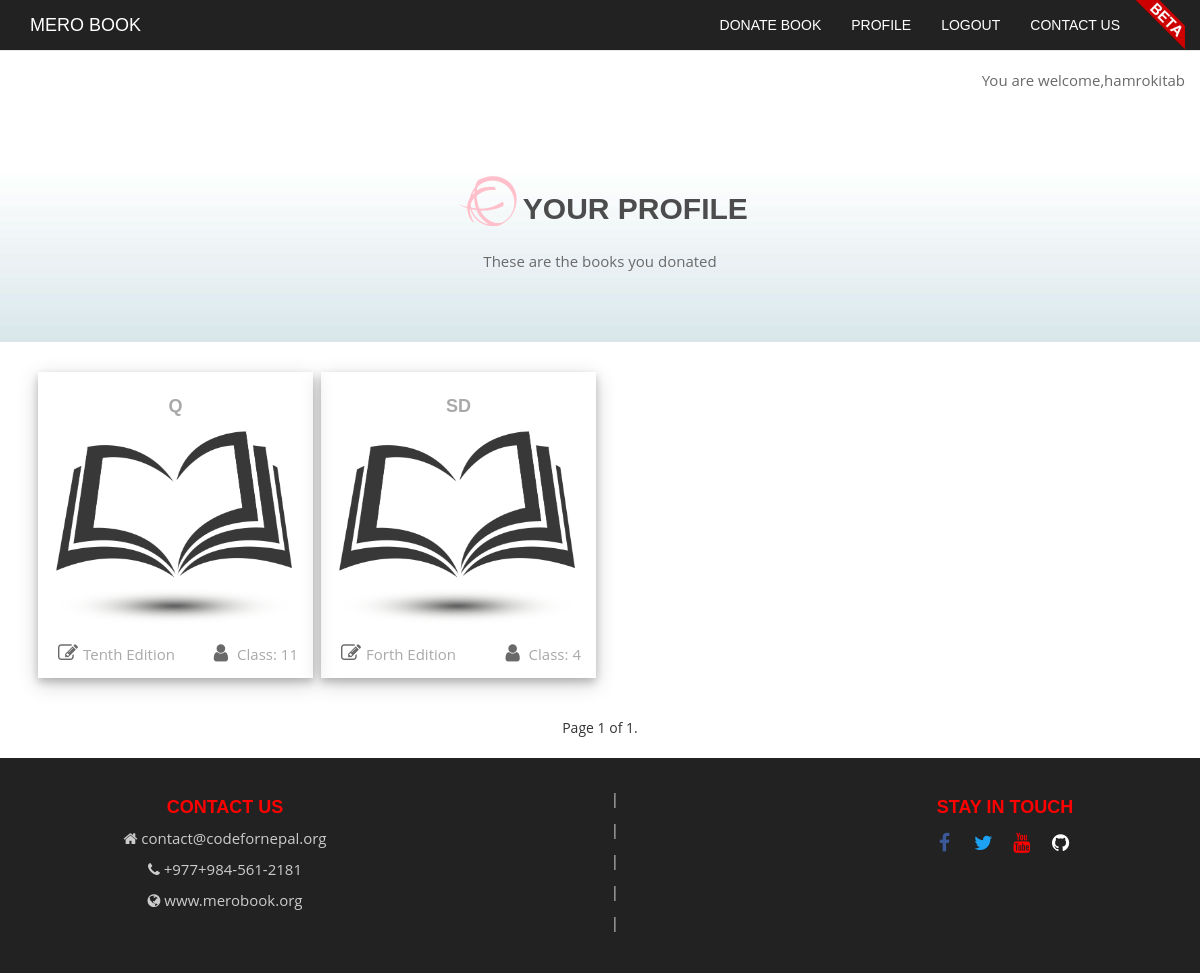
The page /profile/ (signed in) on the database as committed earlier.
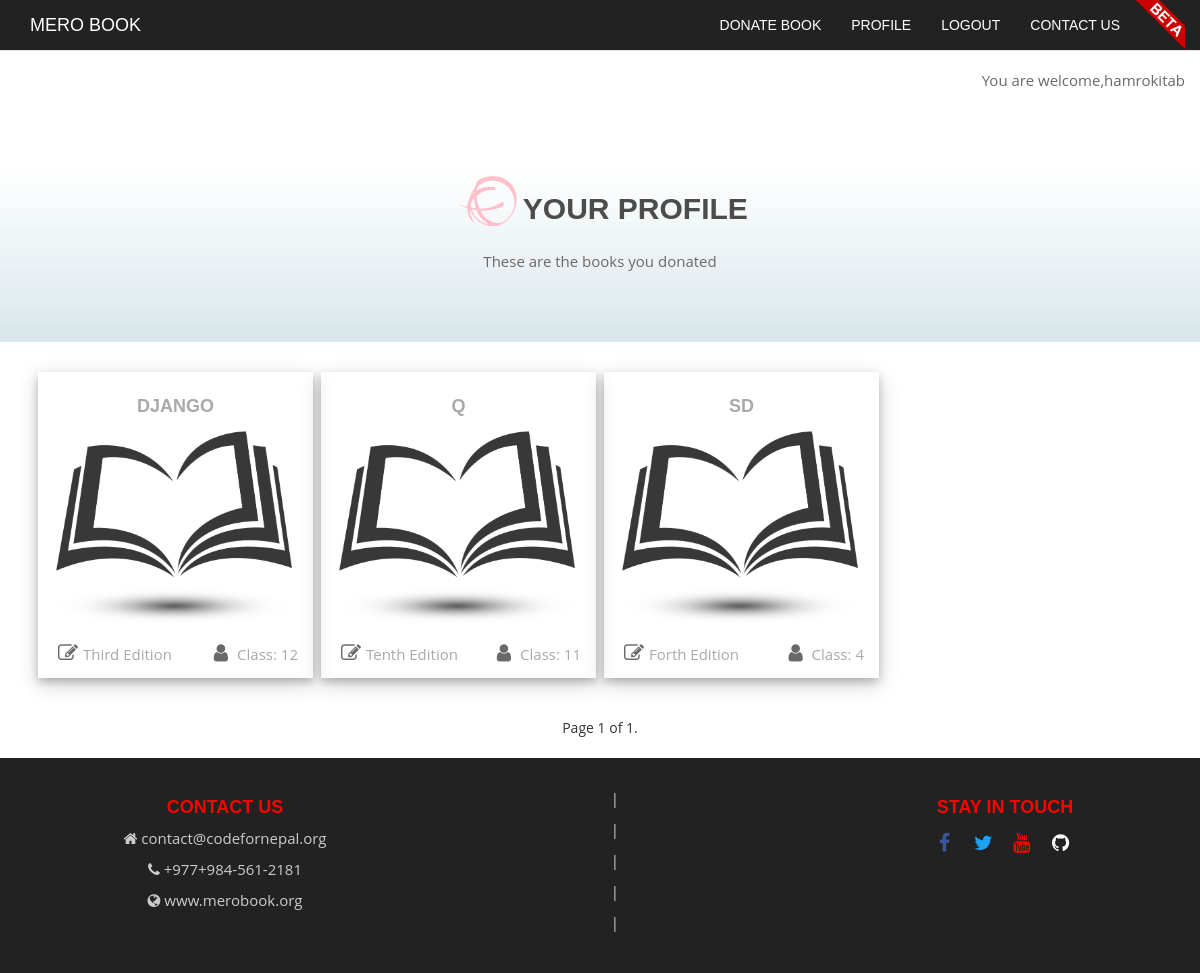
The same page on the database as committed later.
### donate/models.py (models this page shows, shortened)
class Details(models.Model):
    user= models.ForeignKey(settings.AUTH_USER_MODEL, null=True)
    Name = models.CharField(max_length=200)
    Class= models.IntegerField(validators=[MaxValueValidator(13), MinValueValidator(1)])
    Publisher= models.CharField(max_length=200)
    Edition= models.CharField(max_length=10, choices=EDITION_CHOICES)
    Status= models.CharField(max_length=10, choices=ST_CHOICES)
    Your_District= models.CharField(max_length=100)
    Ward_number= models.IntegerField(validators=[MaxValueValidator(36), MinValueValidator(1)])
    Phone_number= models.CharField(max_length=100)

### donate/views.py (the view)
# urls.py: url(r'^profile/$', donate_views.profile, name='profile'),
@login_required(login_url='/login/')
def profile(request):
    queryset_list = Details.objects.filter(user_id=request.user.id).order_by("-id")
    paginator = Paginator(queryset_list, 8)  # Show 25 contacts per page
    page_request_var = "page"
    page = request.GET.get(page_request_var)
    try:
        queryset = paginator.page(page)
    except PageNotAnInteger:
        queryset = paginator.page(1)
    except EmptyPage:
        queryset = paginator.page(paginator.num_pages)
    context = {
        "queryset_list": queryset,
        "page_request_var": page_request_var
    }
    return render(request, 'donate/profile.html', context)

### donate/templates/donate/profile.html (shortened to what this page needs)
{% extends 'donate/base.html' %}
{% load staticfiles %}
{% block baaki_css %}
<link rel = "stylesheet" href=" {% static 'donate/css/profile.css' %}">
{% endblock %}
{% block body %}
        <div  class="search_l">
          <div class="container">
             <div class="row">
                 <div class="welcome"> <p> You are welcome,{{request.user}}</p></div>
            </div>
              <div class="row">
                  <h2 class="wow fadeInUp"><i class="fa fa-ravelry" aria-hidden="true"></i>Your profile</h2>
                  <p class="wow fadeInUp" data-wow-delay="0.4s">These are the books you donated </p>
                    </div>
                  </div>
                    </div>
      <div class="hostel_ko_list">
      <div class="container">
{% for obj  in queryset_list %}
          <div class="border hvr-float col-lg-3 col-md-3  wow fadeInUp" data-wow-delay="0.1s "> <a href=' {% url "book_detail" id=obj.id %} ' ><h4>{{obj.Name}} </h4><img class="id3h " src="{% static 'donate/images/fav.png' %}"></a><div class="eta"><p><i class="fa fa-pencil-square-o" aria-hidden="true"></i>{{obj.Edition}} Edition</p></div> <div class="uta" ><p><i class="fa fa-user" aria-hidden="true"></i> Class: {{obj.Class}} </p></div></div>
{% endfor %}
</div>
<div class="pagin">
    <span class="step-links">
        <span class="current">
            Page {{ queryset_list.number }} of {{ queryset_list.paginator.num_pages }}.
        </span>
    </span>
</div>
      </div>
{% endblock %}

### donate/templates/donate/base.html (shortened to what this page needs)
{% load staticfiles %}
<!DOCTYPE html>
<html lang="en">
  <head>
    <link rel="stylesheet" href="{% static 'donate/css/bootstrap.min.css' %}" >
    <link rel="stylesheet" href="{% static 'donate/font-awesome-4.7.0/css/font-awesome.min.css' %}">
    <link rel="stylesheet" href="{% static 'donate/css/animate.min.css' %}">
    <link rel = "stylesheet" href=" {% static 'donate/css/stylesheet.css' %}">
                {% block baaki_css %}
                {% endblock %}
  </head>
  <body>
    <div id="myNavbar" class="navbar navbar-default navbar-fixed-top" role="navigation">
        <div class="container">
            <div class="navbar-header">
                <a href="{% url 'index' %}" class="navbar-brand">Mero Book</a>
            </div>
            <div class="navbar-collapse collapse">
                <ul class="nav navbar-nav navbar-right">
                    <li><a href="{% url 'donate_book' %}">Donate Book</a></li>
                    {% if user.is_authenticated %}
                    <li><a href="{% url 'profile' %}">Profile</a></li>
                    {% endif %}
                    {% if user.is_authenticated %}
                    <li><a href="{% url 'logout' %}">Logout</a></li>
                    {% endif %}
                    <li><a href="{% url 'contact_us' %}">Contact us</a></li>
                    <img class="beta" src="{% static 'donate/images/beta-banner_600.png' %}">
                </ul>
            </div>
        </div>
    </div>
{% block body %}
{% endblock %}
              <div id="footer" class="footer">
                  <div class="container">
                      <div class="row">
                          <div class="col-lg-4 col-md-4 footerko">
                              <h4 class="wow fadeInUp">Contact Us</h4>
                              <p><i class="fa fa-home" aria hidden="true"></i>  contact@codefornepal.org</p>
                              <p><i class="fa fa-phone" aria hidden="true"></i>  +977+984-561-2181</p>
                              <p><i class="fa fa-globe" aria hidden="true"></i>  www.merobook.org</p>
                          </div>
                          <div class="col-lg-4 col-md-4 footerko">
                              <p>|</p>
                              <p>|</p>
                              <p>|</p>
                              <p>|</p>
                              <p>|</p>
                          </div>
                          <div class="col-lg-4 col-md-4 footerko">
                              <h4 class="wow fadeInUp">Stay In Touch</h4>
                              <a href="https://www.facebook.com/codefornepal" target="_blank"><i class="social fa fa-facebook " style="color: #3B5998" aria hidden="true"></i></a>
                              <a href="https://www.twitter.com/codefornepal" target="_blank"><i class="social fa fa-twitter " style="color: #1DA1F2" aria hidden="true"></i></a>
                              <a href="https://www.youtube.com/codefornepal" target="_blank"><i class="social fa fa-youtube " style="color:red" aria hidden="true"></i></a>
                              <a href="https://github.com/Code4Nepal" target="_blank"><i class="social fa fa-github " style="color: white" aria hidden="true"></i><br></a>
                           </div>
                      </div>
                  </div>
              </div>
  </body>
</html>

### donate/static/donate/css/stylesheet.css (style rules this page uses)
* { padding:0; margin: 0; }
body { overflow-x: hidden; font-family: 'Open Sans', sans-serif; text-rendering: optimizeLegibility !important; -webkit-font-smoothing: antialiased !important; }
li { list-style: none; display: inline-block }
a { text-decoration: none; transition: all 500ms ease-in-out; }
h1, h2, h4 { font-family: 'PT Sans Narrow', Arial, sans-serif; text-transform: uppercase; font-weight: 700; }
p { font-size: 15px; line-height: 21px; }
.navbar { background-color: #222222 !important; text-transform: uppercase; font-family: 'PT Sans Narrow', Arial, sans-serif; }
.navbar a { color: #fff !important; }
.beta { height: 50px; width: 50px; }
.footer { padding: 30px; color: #cccccc; text-align:center; background-color: #222222; }
.footer h4 { color: red; }
.footer .social { font-size: 20px; height: 30px; width: 30px; text-align: center; padding: 5px; margin-bottom: 10px; color: red; margin-right: 5px; }

### donate/static/donate/css/profile.css (style rules this page uses)
.welcome { padding-top: 40px; float: right; }
.welcome p { color: aqua; }
.search_l { background-image:url(../images/search_bgk.jpg); padding: 30px 0 30px; text-align: center; }
.search_l p { padding-bottom: 30px; color: dimgray; }
.search_l h2 { color: #4c4c4c; margin: 40px 0 20px; }
.search_l i { padding: 5px; font-size: 50px; border-radius: 50px; color: pink; }
.hostel_ko_list .border { width: 275px; margin-top: 30px; margin-bottom: 20px; margin-left: 8px; border-color:whitesmoke; box-shadow: 0 4px 8px 0 rgba(0, 0, 0, 0.2), 0 6px 20px 0 rgba(0, 0, 0, 0.19); }
.hostel_ko_list h4 { text-align: center; padding-top: 15px; color: darkgray; font-weight: bold; }
.hostel_ko_list p { margin-top: 1px; color: darkgray; }
.hostel_ko_list { border: 20px; }
.hostel_ko_list .eta { float: left; }
.hostel_ko_list i { font-size: 20px; padding: 5px; color: dimgrey; }
.hostel_ko_list .uta { float: right; }
.id3h { width: 100%; height: 200px; margin-bottom: 10px; }
.pagin { margin: 20px 0; text-align:center; }

Rows that differ between the two databases and show on the page:
added Details: Name "DJANGO", Edition "Third", Class "12"
